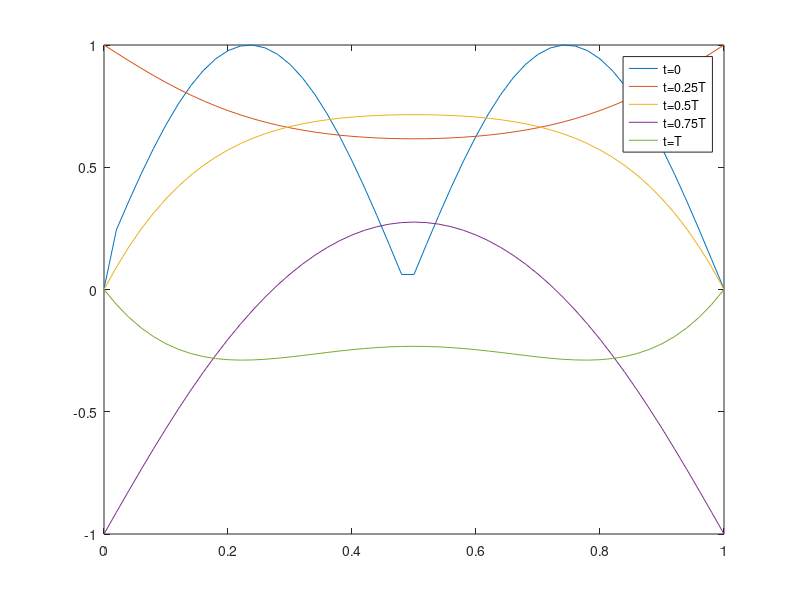
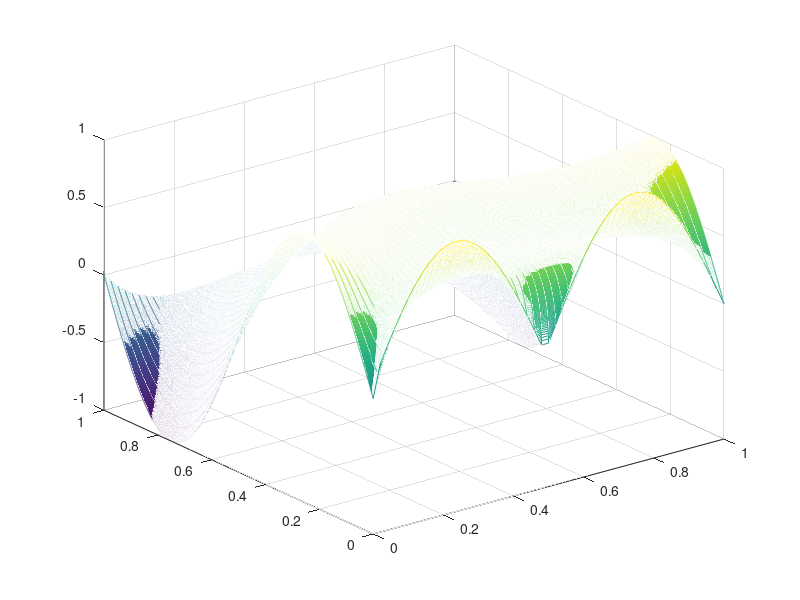

Write the MATLAB code that produced these figures, in order.
L = 1.;      % wire length
T = 1.;      % max simulation time
Nt = 2500;   % number of timesteps
Nx = 50;     % number of spacial divisions
dt = T / Nt; % increment through time
dx = L / Nx; % increment through space

% conductivity parameter
r = 0.25 * dt / (dx*dx);
if r > 0.5
	% von neumann stability criterion has been violated
    disp('warning: for stability, r <= 1/2');
    r
end

% lambdas to compute initial wire heat distribution
initialcond = @(x, L, Nx) abs(sin(2*pi*x/(Nx+1)));
% initialcond = @(x, L, Nx) sin(2 * pi * x / (Nx+1) / L);
% initialcond = @(x, L, Nx) triangularPulse(0.0, L, x/(Nx+1));
% initialcond = @(x, L, Nx) sinc(6 * pi * ((x - (Nx+1)/2) / (Nx+1)));
% initialcond = @(x, L, Nx) -12.0;

% lambdas to compute heat at edge of wire for x=0
leftbound = @(t, Nt) sin(2*pi*t/Nt);
% leftbound = @(t, Nt) -sin(2*pi*t/Nt);
% leftbound = @(t, Nt) 0.0;

% lambdas to compute heat at edge of wire for x=L
rightbound = @(t, Nt) sin(2*pi*t/Nt);
% rightbound = @(t, Nt) 0.0;

% compute initial conditions and make an x-axis for plotting
for i = 1:Nx+1
    x(i) = (i-1)*dx;
    u(i,1) = initialcond(i, L, Nx);
end

% compute boundary conditions and make a time-axis for plotting
for t = 1:Nt+1
    u(1,t) = leftbound(t, Nt);
    u(Nx+1, t) = rightbound(t, Nt);
    time(t) = (t-1) * dt;
end

% go-time; iterate over entire matrix
for t=1:Nt
    for i = 2:Nx
    	% directly from the expression we obtained
        u(i, t+1) = (1-2*r) * u(i,t) + r*u(i+1, t) + r*u(i-1,t);
    end
end

figure(1)
% plot snapshots of heat distribution for [0, 0.25, 0.5, 0.75, 1] * T
% even time spacing means this plot indicates how fast heat is diffusing
% too many more or fewer would mean the plot would be cluttered, IMO
plot(x,u(:,int32(0.00*Nt)+1),'-', ...
     x,u(:,int32(0.25*Nt)),'-',   ...
     x,u(:,int32(0.50*Nt)),'-',   ...
     x,u(:,int32(0.75*Nt)),'-',   ...
     x,u(:,int32(Nt)),'-')
legend('t=0', 't=0.25T', 't=0.5T', 't=0.75T', 't=T')
figure(2)
% 3d plot, with a space and a time axis; I prefer this for showing variation,
% _especially_ with an overhead view
mesh(x,time,u')